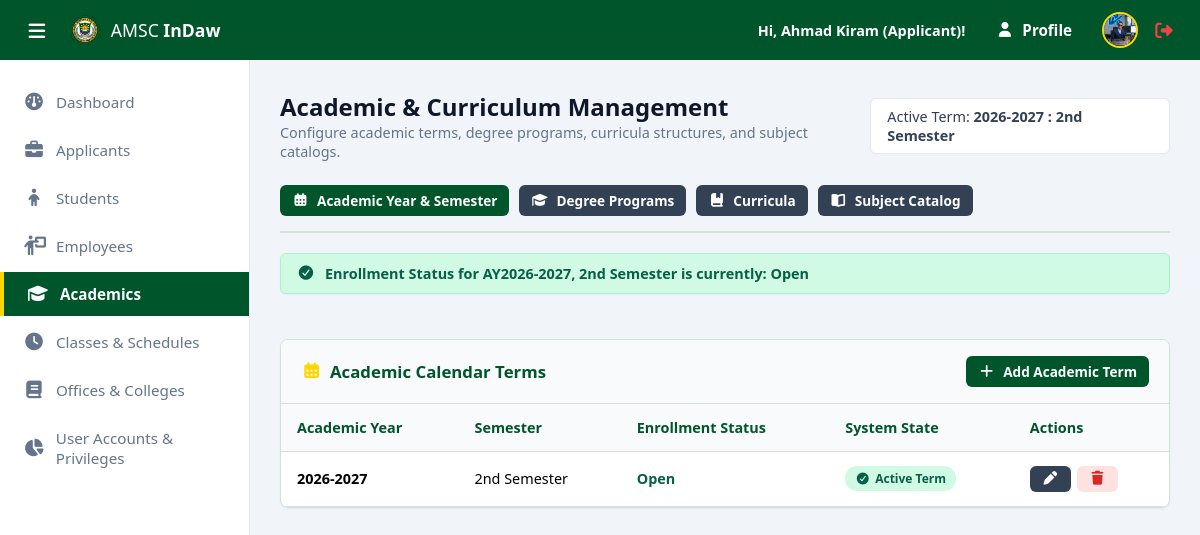
The page /admin/academics.php (signed in) on the database its author committed.
### tables this page shows
CREATE TABLE `applicants` (
  `ApplicantID` int(11) NOT NULL,
  `UserID` int(11) NOT NULL,
  `ApplicationNumber` varchar(30) NOT NULL,
  `FirstName` varchar(50) NOT NULL,
  `MiddleName` varchar(50) DEFAULT NULL,
  `LastName` varchar(50) NOT NULL,
  `ExtName` enum('Jr.','Sr.','II','III','IV','V','VI') DEFAULT NULL,
  `Gender` enum('Male','Female') NOT NULL,
  `BirthDate` date NOT NULL,
  `ContactNumber` varchar(20) NOT NULL,
  `Address` text NOT NULL,
  `PreferredProgramID_1` int(11) NOT NULL,
  `PreferredProgramID_2` int(11) DEFAULT NULL,
  `PreferredProgramID_3` int(11) DEFAULT NULL,
  `ApplicationStatus` enum('Pending','Under Review','Approved','Rejected') DEFAULT 'Pending',
  `SubmittedAt` timestamp NOT NULL DEFAULT current_timestamp(),
  `ProfilePicture` varchar(255) DEFAULT NULL,
  `UpdatedAt` timestamp NOT NULL DEFAULT current_timestamp() ON UPDATE current_timestamp()
);

CREATE TABLE `academic_years` (
  `ID` int(11) NOT NULL,
  `YearCode` varchar(20) NOT NULL,
  `Semester` varchar(20) NOT NULL,
  `IsActive` tinyint(1) DEFAULT 0,
  `CreatedAt` timestamp NOT NULL DEFAULT current_timestamp(),
  `EnrollmentStatus` enum('Open','Closed') DEFAULT 'Closed',
  `UpdatedAt` timestamp NOT NULL DEFAULT current_timestamp() ON UPDATE current_timestamp()
);

### config/session_check.php (called while the page is built, shortened)
<?php
$userID = $_SESSION['user_id'];
$module = $_SESSION['module'];
$defaultProfilePhoto = "/amsc_indaw/assets/images/defaults/default-photo.avif";
$userInfo = array();
try {
    if ($module === 'admin') {
        $adminSql = "SELECT * FROM staff_members WHERE UserID = ? LIMIT 1";
        $adminStmt = mysqli_prepare($conn, $adminSql);
        if (!$adminStmt) {
            throw new Exception("Prepared statement error (fetching admin info): " . mysqli_error($conn));
        }
        mysqli_stmt_bind_param($adminStmt, 'i', $userID);
        if (!mysqli_stmt_execute($adminStmt)) {
            throw new Exception("Statement execution error (fetching admin info): " . mysqli_stmt_error($adminStmt));
        }
        $adminResult = mysqli_stmt_get_result($adminStmt);
        $userInfo = mysqli_fetch_assoc($adminResult);
    } else if ($module === 'applicant') {
        $applicantSql = "SELECT * FROM applicants WHERE UserID = ? LIMIT 1";
        $applicantStmt = mysqli_prepare($conn, $applicantSql);
        mysqli_stmt_bind_param($applicantStmt, 'i', $userID);
        if (!mysqli_stmt_execute($applicantStmt)) {
            throw new Exception("Statement execution error (fetching applicant info): " . mysqli_stmt_error($applicantStmt));
        }
        $applicantResult = mysqli_stmt_get_result($applicantStmt);
        $userInfo = mysqli_fetch_assoc($applicantResult);
    }
} catch (Exception $e) {
    $msg = $e->getMessage();
    redirectWithMessage('error', $msg, 'dashboard?');
}
$userProfilePicture = isset($userInfo['ProfilePicture']) ? '/amsc_indaw/assets/uploads/profiles/' . $userInfo['ProfilePicture'] : $defaultProfilePhoto;
$userFirstName = $userInfo['FirstName'] ?? 'User';
?>

### admin/academics.php (the view, shortened to what this page needs)
<?php
require_once '../config/db.php';
require_once '../config/session_check.php';
$currentTab = isset($_GET['tab']) ? trim($_GET['tab']) : 'term';
$aySql = "SELECT * FROM academic_years WHERE IsActive = 1 LIMIT 1";
$ayRes = mysqli_query($conn, $aySql);
$currentTerm = mysqli_fetch_assoc($ayRes);
$activeTerm = 'AY' . $currentTerm['YearCode'] . ', ' . $currentTerm['Semester'];
$enrollmentStatus = $currentTerm['EnrollmentStatus'];
$activeTermRes = mysqli_query($conn, "SELECT YearCode, Semester FROM academic_years WHERE IsActive = 1 LIMIT 1");
$activeTermRow = mysqli_fetch_assoc($activeTermRes);
$activeTermText = $activeTermRow ? "{$activeTermRow['YearCode']} : {$activeTermRow['Semester']}" : "None Set";
$termsResult = mysqli_query($conn, "SELECT * FROM academic_years ORDER BY YearCode DESC, Semester ASC");
$termsList = [];
while ($r = mysqli_fetch_assoc($termsResult)) { $termsList[] = $r; }
?>
<!DOCTYPE html>
<html lang="en">
<head>
    <?php include "../includes/head.php"; ?>
</head>
<body class="dashboard-body">
    <?php include '../includes/header.php'; ?>
    <div class="dashboard-wrapper">
        <?php include '../includes/sidebar.php'; ?>
        <main class="dashboard-content">
            <div class="content-header">
                <div>
                    <h2>Academic & Curriculum Management</h2>
                    <p class="text-muted">Configure academic terms, degree programs, curricula structures, and subject catalogs.</p>
                </div>
                <div class="application-id-badge">
                    <span>Active Term:</span> <strong><?= htmlspecialchars($activeTermText) ?></strong>
                </div>
            </div>
            <div class="academics-container">
                <div class="academics-tabs-header">
                    <button type="button" id="tabTermBtn" class="btn <?= $currentTab === 'term' ? 'btn-primary' : 'btn-secondary' ?> btn-sm" onclick="switchAcadTab('term')">
                        <i class="fa-solid fa-calendar-days"></i> Academic Year & Semester
                    </button>
                    <button type="button" id="tabProgramBtn" class="btn <?= $currentTab === 'program' ? 'btn-primary' : 'btn-secondary' ?> btn-sm" onclick="switchAcadTab('program')">
                        <i class="fa-solid fa-graduation-cap"></i> Degree Programs
                    </button>
                    <button type="button" id="tabCurriculumBtn" class="btn <?= $currentTab === 'curriculum' ? 'btn-primary' : 'btn-secondary' ?> btn-sm" onclick="switchAcadTab('curriculum')">
                        <i class="fa-solid fa-book-bookmark"></i> Curricula
                    </button>
                    <button type="button" id="tabSubjectBtn" class="btn <?= $currentTab === 'subject' ? 'btn-primary' : 'btn-secondary' ?> btn-sm" onclick="switchAcadTab('subject')">
                        <i class="fa-solid fa-book-open"></i> Subject Catalog
                    </button>
                </div>
                <?php
                    $statusLower = strtolower(trim($enrollmentStatus));
                    $alertClass = ($statusLower === 'open') ? 'open' : 'closed';
                    $statusIcon = ($statusLower === 'open') ? 'fa-circle-check' : 'fa-circle-xmark';
                ?>
                <div class="enrollment-alert-banner <?= $alertClass ?>">
                    <i class="fa-solid <?= $statusIcon ?>"></i>
                    <span>Enrollment Status for <strong><?= htmlspecialchars($activeTerm) ?></strong> is currently: <strong><?= htmlspecialchars($enrollmentStatus) ?></strong></span>
                </div>
                <div id="sectionTerm" class="section-card <?= $currentTab === 'term' ? 'active' : '' ?>">
                    <div class="section-header">
                        <h3><i class="fa-solid fa-calendar-days" style="color: var(--primary-accent);"></i> Academic Calendar Terms</h3>
                            <button type="button" class="btn btn-primary btn-sm" onclick="openAcadModal('term', 'add')">
                            <i class="fa-solid fa-plus"></i> Add Academic Term
                        </button>
                    </div>
                    <div style="overflow-x: auto;">
                        <table class="acad-table">
                            <thead>
                                <tr>
                                    <th>Academic Year</th>
                                    <th>Semester</th>
                                    <th>Enrollment Status</th>
                                    <th>System State</th>
                                    <th>Actions</th>
                                </tr>
                            </thead>
                            <tbody>
                                <?php if (!empty($termsList)): ?>
                                    <?php foreach ($termsList as $t): ?>
                                        <tr>
                                            <td><strong><?= htmlspecialchars($t['YearCode']) ?></strong></td>
                                            <td><?= htmlspecialchars($t['Semester']) ?></td>
                                            <td>
                                                <span style="color: <?= $t['EnrollmentStatus'] === 'Open' ? '#065f46' : '#991b1b' ?>; font-weight: bold;">
                                                    <?= htmlspecialchars($t['EnrollmentStatus']) ?>
                                                </span>
                                            </td>
                                            <td>
                                                <?php if ($t['IsActive'] == 1): ?>
                                                    <span class="badge-active-term"><i class="fa-solid fa-circle-check"></i> Active Term</span>
                                                <?php else: ?>
                                                    <span class="text-muted">Archived / Inactive</span>
                                                <?php endif; ?>
                                            </td>
                                            <td>
                                                <div class="action-btns">
                                                    <button type="button" class="btn btn-secondary btn-sm" onclick="openAcadModal('term', 'edit', <?= htmlspecialchars(json_encode($t)) ?>)" title="Edit"><i class="fa-solid fa-pen"></i></button>
                                                    <form action="academics?tab=term&" method="POST" style="display:inline;" onsubmit="return confirm('Are you sure you want to delete this term?');">
                                                        <button type="submit" class="btn btn-sm" style="background:#fee2e2; color:#dc2626;" title="Delete"><i class="fa-solid fa-trash"></i></button>
                                                    </form>
                                                </div>
                                            </td>
                                        </tr>
                                    <?php endforeach; ?>
                                <?php else: ?>
                                    <tr><td colspan="5" style="text-align: center; padding: 25px; color: var(--text-muted);">No academic terms found.</td></tr>
                                <?php endif; ?>
                            </tbody>
                        </table>
                    </div>
                </div>
            </div>
        </main>
    </div>
</body>
</html>

### includes/header.php (shortened to what this page needs)
<header class="topbar">
    <div class="topbar-left">
        <button id="sidebarToggle" class="btn-icon">
            <i class="fa-solid fa-bars"></i>
        </button>
        <div class="topbar-brand">
            <img src="/amsc_indaw/assets/images/site/amsc.webp" alt="AMSC Logo" class="topbar-logo" onerror="this.style.display='none'">
            <span>AMSC <strong>InDaw</strong></span>
        </div>
    </div>
    <div class="topbar-right">
        <div class="user-profile-menu">
            <span class="user-name">Hi, <?= !empty($userFirstName) ? $userFirstName : 'User' ?> (<?= $module === 'admin' ? 'Admin' : 'Applicant' ?>)!</span>
            <a href="profile" class="btn btn-primary"><i class="fa-solid fa-user"></i> Profile</a>
            <img src="<?= $userProfilePicture ?>" alt="Profile" class="user-avatar">
            <a href="/amsc_indaw/logout" class="btn-logout" title="Logout">
                <i class="fa-solid fa-right-from-bracket"></i>
            </a>
        </div>
    </div>
</header>

### assets/css/style.css (style rules this page uses)
:root { --primary: #00552b; --primary-hover: #112d21; --primary-accent: #ffd700; --primary-accent-hover: #d97706; --bg-body: #f4f7f5; --card-bg: #ffffff; --green-light: #e8f5e9; --yellow-light: #fef3c7; --text-color: #1a2e26; --text-muted: #5c7068; --border-color: #d1e2d9; --light-text-color: #ffffff; --danger: #ef4444; --success: #10b981; --radius: 10px; --shadow: 0 20px 25px -5px rgba(27, 67, 50, 0.15), 0 10px 10px -5px rgba(27, 67, 50, 0.05); }
* { margin: 0; padding: 0; box-sizing: border-box; font-family: 'Segoe UI', -apple-system, BlinkMacSystemFont, Roboto, sans-serif; }
.btn-secondary { background-color: #334155; color: #ffffff; text-decoration: none; }
.btn-primary { background-color: var(--primary); color: black; text-decoration: none; }

### assets/css/components.css (style rules this page uses)
.btn { display: inline-flex; align-items: center; justify-content: center; gap: 8px; padding: 12px 20px; font-size: 0.95rem; font-weight: 600; border: none; border-radius: 6px; cursor: pointer; transition: background-color 0.2s ease, transform 0.1s ease; }
.btn-primary { background-color: var(--primary); color: #ffffff; }

### assets/css/dashboard.css (style rules this page uses)
body.dashboard-body { background-color: #f1f5f9; min-height: 100vh; display: flex; flex-direction: column; }
.topbar { background-color: #00552b; color: #ffffff; height: 60px; display: flex; align-items: center; justify-content: space-between; padding: 0 20px; position: sticky; top: 0; z-index: 1000; }
.topbar-left, .topbar-right { display: flex; align-items: center; gap: 15px; }
.topbar-brand { display: flex; align-items: center; gap: 10px; font-size: 1.1rem; }
.topbar-logo { height: 32px; }
.user-profile-menu { display: flex; align-items: center; gap: 10px; }
.user-avatar { width: 36px; height: 36px; border-radius: 50%; object-fit: cover; border: 2px solid #ffd700; }
.user-name { font-size: 0.9rem; font-weight: 600; }
.btn-icon { background: transparent; border: none; color: #ffffff; font-size: 1.2rem; cursor: pointer; padding: 5px; }
.btn-logout { color: #ef4444; text-decoration: none; font-size: 1.1rem; padding: 5px; }
.dashboard-wrapper { display: flex; flex: 1; }
.dashboard-content { flex: 1; padding: 30px; display: flex; flex-direction: column; gap: 24px; }
.content-header { display: flex; align-items: center; justify-content: space-between; }
.content-header h2 { color: #0f172a; font-size: 1.5rem; }
.text-muted { color: #64748b; font-size: 0.9rem; }
.application-id-badge { background-color: #ffffff; padding: 8px 16px; border-radius: 6px; border: 1px solid #e2e8f0; font-size: 0.9rem; color: #334155; }
.btn-sm { padding: 6px 12px; font-size: 0.85rem; }

### admin/academics.php (style rules this page uses)
.academics-container { display: flex; flex-direction: column; gap: 20px; }
.academics-tabs-header { display: flex; gap: 10px; border-bottom: 2px solid var(--border-color); padding-bottom: 15px; flex-wrap: wrap; }
.section-card { background: #ffffff; border-radius: 8px; border: 1px solid var(--border-color); box-shadow: 0 1px 3px rgba(0,0,0,0.05); overflow: hidden; display: none; }
.section-card.active { display: block; }
.section-header { padding: 16px 20px; background-color: #f8fafc; border-bottom: 1px solid var(--border-color); display: flex; align-items: center; justify-content: space-between; flex-wrap: wrap; gap: 15px; }
.section-header h3 { font-size: 1.05rem; color: var(--primary); margin: 0; display: flex; align-items: center; gap: 8px; }
.acad-table { width: 100%; border-collapse: collapse; text-align: left; font-size: 0.9rem; }
.acad-table th, .acad-table td { padding: 14px 16px; border-bottom: 1px solid var(--border-color); vertical-align: middle; }
.acad-table th { background-color: #f8fafc; color: var(--primary); font-weight: 700; }
.badge-active-term { background-color: #d1fae5; color: #065f46; font-size: 0.75rem; font-weight: 700; padding: 4px 10px; border-radius: 12px; display: inline-flex; align-items: center; gap: 5px; }
.action-btns { display: flex; gap: 6px; }
.enrollment-alert-banner { padding: 10px 16px; border-radius: 6px; font-size: 0.9rem; font-weight: 600; display: flex; align-items: center; gap: 10px; margin-bottom: 25px; box-shadow: 0 1px 2px rgba(0,0,0,0.04); }
.enrollment-alert-banner.open { background-color: #d1fae5; color: #065f46; border: 1px solid #a7f3d0; }

### rows shown on the page
applicants: FirstName "Ahmad Kiram", ProfilePicture (picture)
academic_years: activeTermText "2026-2027 : 2nd Semester", activeTerm "AY2026-2027, 2nd Semester", EnrollmentStatus "Open", YearCode "2026-2027", Semester "2nd Semester", IsActive 1 (drawn)
